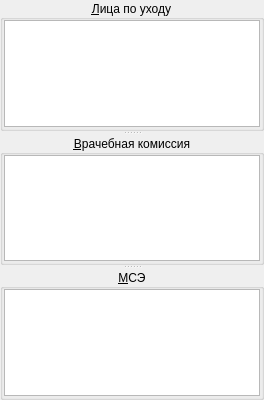
        <widget class="QSplitter" name="splitter">
         <property name="orientation">
          <enum>Qt::Vertical</enum>
         </property>
         <property name="childrenCollapsible">
          <bool>true</bool>
         </property>
         <widget class="QGroupBox" name="grbTempInvalidDocumentCare">
          <property name="title">
           <string>&amp;Лица по уходу</string>
          </property>
          <property name="alignment">
           <set>Qt::AlignCenter</set>
          </property>
          <layout class="QGridLayout" name="gridLayout">
           <property name="leftMargin">
            <number>1</number>
           </property>
           <property name="topMargin">
            <number>0</number>
           </property>
           <property name="rightMargin">
            <number>1</number>
           </property>
           <property name="bottomMargin">
            <number>1</number>
           </property>
           <item row="0" column="0">
            <widget class="CTempInvalidDocumentCareInDocTableView" name="tblCare">
             <property name="sizePolicy">
              <sizepolicy hsizetype="Preferred" vsizetype="Expanding">
               <horstretch>0</horstretch>
               <verstretch>0</verstretch>
              </sizepolicy>
             </property>
            </widget>
           </item>
          </layout>
         </widget>
         <widget class="QGroupBox" name="grpMedicalCommission">
          <property name="title">
           <string>&amp;Врачебная комиссия</string>
          </property>
          <property name="alignment">
           <set>Qt::AlignCenter</set>
          </property>
          <layout class="QGridLayout" name="gridLayout_4">
           <property name="leftMargin">
            <number>1</number>
           </property>
           <property name="topMargin">
            <number>0</number>
           </property>
           <property name="rightMargin">
            <number>1</number>
           </property>
           <property name="bottomMargin">
            <number>1</number>
           </property>
           <item row="0" column="0">
            <widget class="CMedicalCommissionInDocTableView" name="tblMedicalCommission">
             <property name="sizePolicy">
              <sizepolicy hsizetype="Preferred" vsizetype="Expanding">
               <horstretch>0</horstretch>
               <verstretch>0</verstretch>
              </sizepolicy>
             </property>
            </widget>
           </item>
          </layout>
         </widget>
         <widget class="QGroupBox" name="grpMedicalCommissionMSI">
          <property name="title">
           <string>&amp;МСЭ</string>
          </property>
          <property name="alignment">
           <set>Qt::AlignCenter</set>
          </property>
          <layout class="QGridLayout" name="gridLayout_5">
           <property name="leftMargin">
            <number>1</number>
           </property>
           <property name="topMargin">
            <number>0</number>
           </property>
           <property name="rightMargin">
            <number>1</number>
           </property>
           <property name="bottomMargin">
            <number>1</number>
           </property>
           <item row="0" column="0">
            <widget class="CMedicalCommissionInDocTableView" name="tblMedicalCommissionMSI">
             <property name="sizePolicy">
              <sizepolicy hsizetype="Preferred" vsizetype="Expanding">
               <horstretch>0</horstretch>
               <verstretch>0</verstretch>
              </sizepolicy>
             </property>
            </widget>
           </item>
          </layout>
         </widget>
        </widget>
